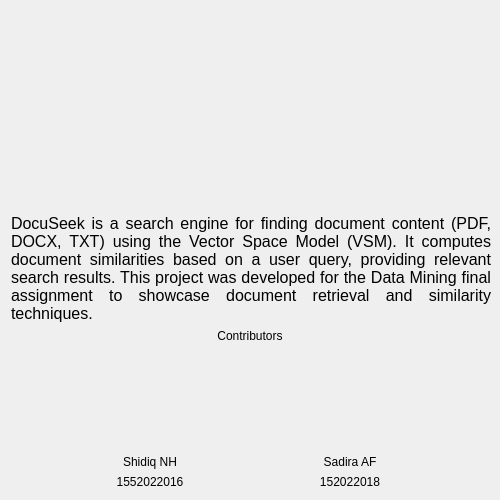
<?xml version="1.0" encoding="UTF-8"?>
<ui version="4.0">
 <class>Form</class>
 <widget class="QWidget" name="Form">
  <property name="geometry">
   <rect>
    <x>0</x>
    <y>0</y>
    <width>500</width>
    <height>500</height>
   </rect>
  </property>
  <property name="sizePolicy">
   <sizepolicy hsizetype="Fixed" vsizetype="Fixed">
    <horstretch>0</horstretch>
    <verstretch>0</verstretch>
   </sizepolicy>
  </property>
  <property name="minimumSize">
   <size>
    <width>500</width>
    <height>500</height>
   </size>
  </property>
  <property name="windowTitle">
   <string>Form</string>
  </property>
  <layout class="QVBoxLayout" name="verticalLayout">
   <item>
    <widget class="QLabel" name="label">
     <property name="sizePolicy">
      <sizepolicy hsizetype="Fixed" vsizetype="Fixed">
       <horstretch>0</horstretch>
       <verstretch>0</verstretch>
      </sizepolicy>
     </property>
     <property name="minimumSize">
      <size>
       <width>480</width>
       <height>270</height>
      </size>
     </property>
     <property name="text">
      <string/>
     </property>
     <property name="pixmap">
      <pixmap>assets/DocuSeek.png</pixmap>
     </property>
     <property name="scaledContents">
      <bool>true</bool>
     </property>
     <property name="alignment">
      <set>Qt::AlignLeading|Qt::AlignLeft|Qt::AlignVCenter</set>
     </property>
    </widget>
   </item>
   <item>
    <widget class="QLabel" name="label_2">
     <property name="sizePolicy">
      <sizepolicy hsizetype="Fixed" vsizetype="Fixed">
       <horstretch>0</horstretch>
       <verstretch>0</verstretch>
      </sizepolicy>
     </property>
     <property name="minimumSize">
      <size>
       <width>480</width>
       <height>90</height>
      </size>
     </property>
     <property name="font">
      <font>
       <pointsize>12</pointsize>
      </font>
     </property>
     <property name="text">
      <string>DocuSeek is a search engine for finding document content (PDF, DOCX, TXT) using the Vector Space Model (VSM). It computes document similarities based on a user query, providing relevant search results. This project was developed for the Data Mining final assignment to showcase document retrieval and similarity techniques.</string>
     </property>
     <property name="alignment">
      <set>Qt::AlignJustify|Qt::AlignVCenter</set>
     </property>
     <property name="wordWrap">
      <bool>true</bool>
     </property>
    </widget>
   </item>
   <item>
    <layout class="QGridLayout" name="gridLayout">
     <item row="2" column="3">
      <widget class="QLabel" name="label_6">
       <property name="text">
        <string>Sadira AF</string>
       </property>
       <property name="alignment">
        <set>Qt::AlignCenter</set>
       </property>
      </widget>
     </item>
     <item row="1" column="4">
      <spacer name="horizontalSpacer_3">
       <property name="orientation">
        <enum>Qt::Horizontal</enum>
       </property>
       <property name="sizeHint" stdset="0">
        <size>
         <width>40</width>
         <height>20</height>
        </size>
       </property>
      </spacer>
     </item>
     <item row="1" column="1">
      <widget class="QLabel" name="label_3">
       <property name="sizePolicy">
        <sizepolicy hsizetype="Fixed" vsizetype="Fixed">
         <horstretch>0</horstretch>
         <verstretch>0</verstretch>
        </sizepolicy>
       </property>
       <property name="minimumSize">
        <size>
         <width>100</width>
         <height>100</height>
        </size>
       </property>
       <property name="maximumSize">
        <size>
         <width>100</width>
         <height>100</height>
        </size>
       </property>
       <property name="text">
        <string/>
       </property>
       <property name="pixmap">
        <pixmap>assets/shidiq.jpg</pixmap>
       </property>
       <property name="scaledContents">
        <bool>true</bool>
       </property>
       <property name="alignment">
        <set>Qt::AlignCenter</set>
       </property>
      </widget>
     </item>
     <item row="1" column="3">
      <widget class="QLabel" name="label_4">
       <property name="sizePolicy">
        <sizepolicy hsizetype="Fixed" vsizetype="Fixed">
         <horstretch>0</horstretch>
         <verstretch>0</verstretch>
        </sizepolicy>
       </property>
       <property name="minimumSize">
        <size>
         <width>100</width>
         <height>100</height>
        </size>
       </property>
       <property name="maximumSize">
        <size>
         <width>100</width>
         <height>100</height>
        </size>
       </property>
       <property name="text">
        <string/>
       </property>
       <property name="pixmap">
        <pixmap>assets/sadira.jpeg</pixmap>
       </property>
       <property name="scaledContents">
        <bool>true</bool>
       </property>
       <property name="alignment">
        <set>Qt::AlignCenter</set>
       </property>
      </widget>
     </item>
     <item row="1" column="0">
      <spacer name="horizontalSpacer_2">
       <property name="orientation">
        <enum>Qt::Horizontal</enum>
       </property>
       <property name="sizeHint" stdset="0">
        <size>
         <width>40</width>
         <height>20</height>
        </size>
       </property>
      </spacer>
     </item>
     <item row="1" column="2">
      <spacer name="horizontalSpacer">
       <property name="orientation">
        <enum>Qt::Horizontal</enum>
       </property>
       <property name="sizeHint" stdset="0">
        <size>
         <width>40</width>
         <height>20</height>
        </size>
       </property>
      </spacer>
     </item>
     <item row="2" column="1">
      <widget class="QLabel" name="label_5">
       <property name="text">
        <string>Shidiq NH</string>
       </property>
       <property name="alignment">
        <set>Qt::AlignCenter</set>
       </property>
      </widget>
     </item>
     <item row="0" column="2">
      <widget class="QLabel" name="label_7">
       <property name="text">
        <string>Contributors</string>
       </property>
       <property name="alignment">
        <set>Qt::AlignCenter</set>
       </property>
      </widget>
     </item>
     <item row="3" column="1">
      <widget class="QLabel" name="label_8">
       <property name="text">
        <string>1552022016</string>
       </property>
       <property name="alignment">
        <set>Qt::AlignCenter</set>
       </property>
      </widget>
     </item>
     <item row="3" column="3">
      <widget class="QLabel" name="label_9">
       <property name="text">
        <string>152022018</string>
       </property>
       <property name="alignment">
        <set>Qt::AlignCenter</set>
       </property>
      </widget>
     </item>
    </layout>
   </item>
  </layout>
 </widget>
 <resources/>
 <connections/>
</ui>
